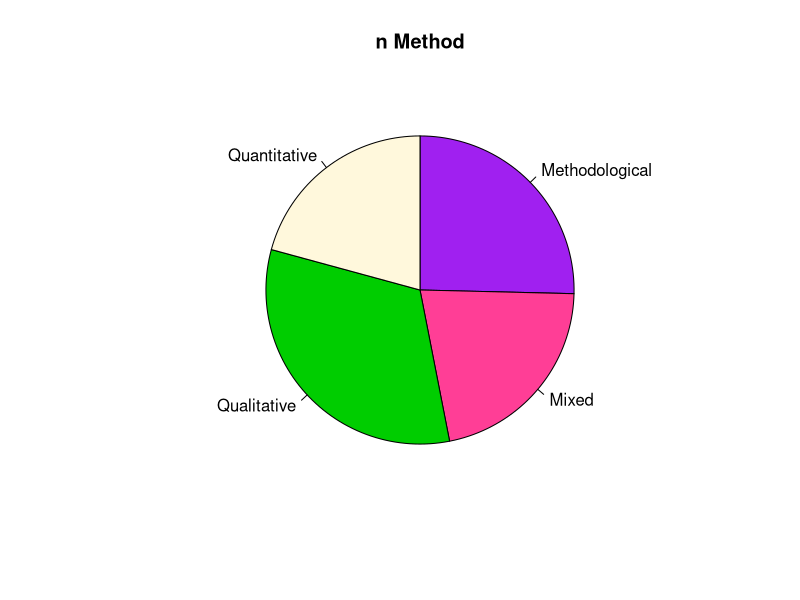
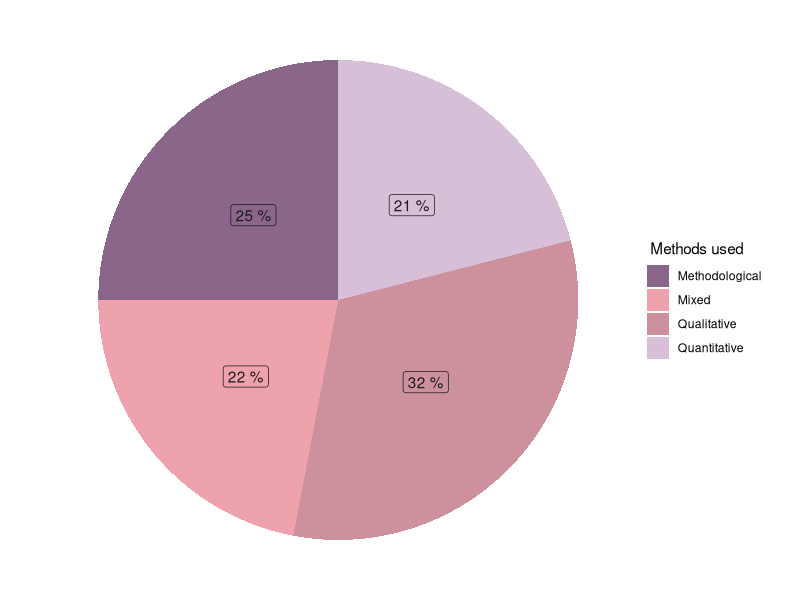

Source code (R) for these figures, in order:
### Method extraction for all topics ###

library(readxl)
library(tidyverse)
library(ggplot2)

#Use the excel sheet
Thesis <- read_excel("./methods-excel.xlsx", sheet = 1)

### Prepare data

#Within the excel sheets, NA values represent sources that do not use methods
#(newspaper articles, policy briefs,...) or papers that occur in 
#literature research, but not within the model (e.g. an example of 
#papers not dealing with gender issues). Here I want to exclude NA in R,
#but still show it in excel

#So, the first step is to differentiate between NAs
Thesis <- Thesis %>% 
  mutate_all(~replace(., . == "NA", NA))

#Count of the Methods with NA
n_method <- Thesis %>% 
  count(Method) 

#Summary of the data without NA
n_method <- na.omit(n_method)

#Calculation of the percentages of the different used methods 
n_method <- n_method %>%
  mutate(perc = round((n / sum(n) * 100), 0))

#Shows summary of the data. No NA included.
n_method$n
n_method$Method

#Pie chart without tidyverse. This also shows how many colors are needed
Method_Extraction <- pie(n_method$n, labels = n_method$Method, main = "n Method", 
                         col = c("purple", "violetred1", "green3",
                                "cornsilk"), clockwise = TRUE)


#To show a percent sign (%) next to the values:
label <- paste(n_method$perc, "%")

### Pie chart with tidyverse ###

cols <- c("Quantitative" = "thistle", "Qualitative" = "pink3", "Methodological" = "plum4", "Mixed" = "lightpink2")

Method_Extraction <- n_method %>% 
  ggplot(aes(x = "", y =perc, fill = Method)) +
  geom_col() +
  geom_label(aes(label = label), color = c("gray10","gray10", "gray10", "gray10"), 
         position = position_stack(vjust = 0.5),
           show.legend = FALSE) +
  guides(fill = guide_legend(title = " Methods used")) +
  coord_polar(theta = "y")+
  theme_void() +
  scale_fill_manual(values = cols)

#Show the plot:
Method_Extraction

